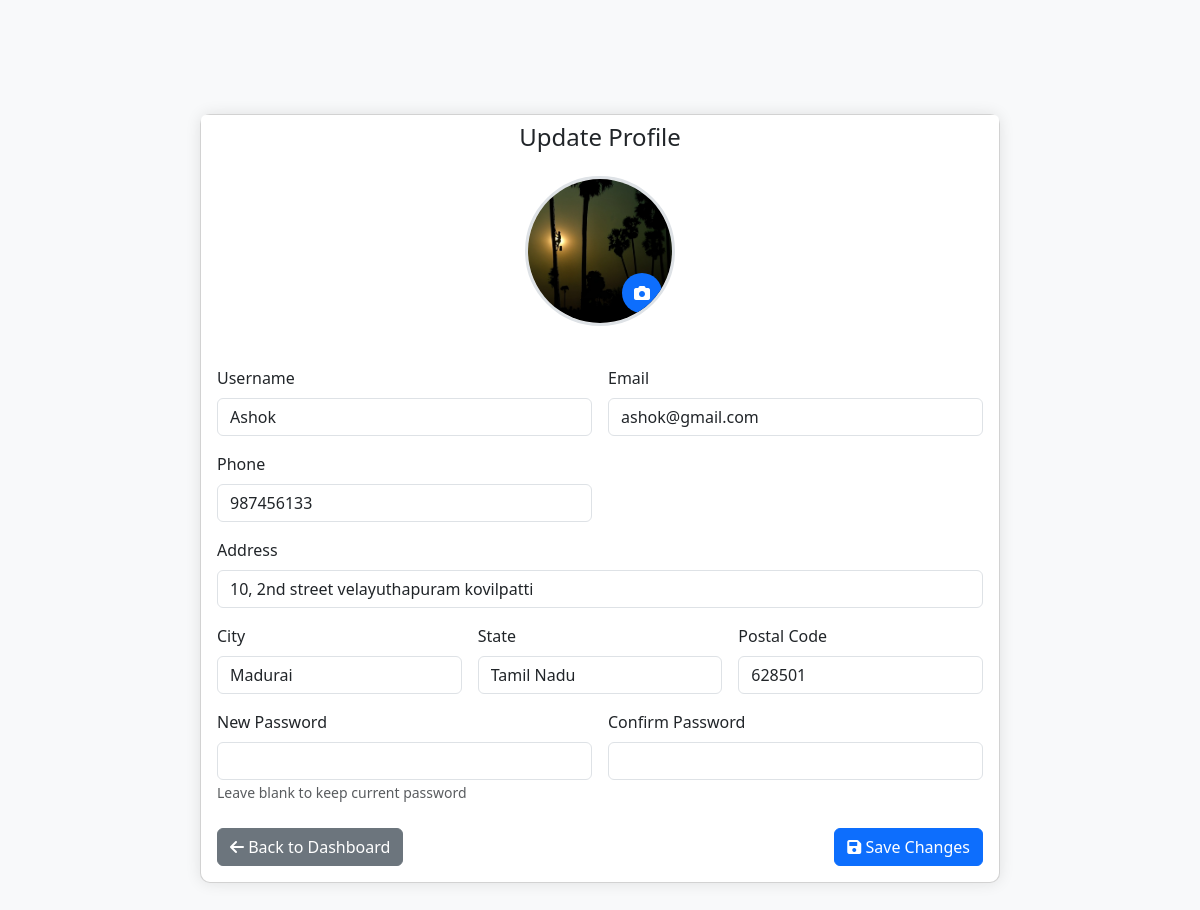
Screenshot of /admin/myprofile.php (signed in) with the database file from the repository.
### tables this page shows
CREATE TABLE `users` (
  `id` int(11) NOT NULL,
  `username` varchar(50) NOT NULL,
  `email` varchar(100) NOT NULL,
  `phone` varchar(20) NOT NULL,
  `address_line1` varchar(255) NOT NULL,
  `city` varchar(100) NOT NULL,
  `state` varchar(100) NOT NULL,
  `postal_code` varchar(20) NOT NULL,
  `user_type` enum('user','admin') NOT NULL,
  `password` varchar(255) NOT NULL,
  `profile_image` varchar(255) NOT NULL,
  `created_at` timestamp NOT NULL DEFAULT current_timestamp(),
  `theme_preference` varchar(10) DEFAULT 'light',
  `color_scheme` varchar(10) DEFAULT 'default',
  `font_size` varchar(10) DEFAULT 'medium',
  `auto_logout` int(11) DEFAULT 30,
  `theme` varchar(10) DEFAULT 'light',
  `primary_color` varchar(7) DEFAULT '#5D3FD3',
  `secondary_color` varchar(7) DEFAULT '#f39c12',
  `font_color` varchar(7) DEFAULT '#333333',
  `auto_logout_time` int(11) DEFAULT 1800
);

### admin/myprofile.php (the view, shortened to what this page needs)
<?php
require_once '../config.php';
$user_id = $_SESSION['user_id'];
$stmt = $conn->prepare("SELECT username, email, phone, address_line1, city, state, postal_code, profile_image FROM users WHERE id = ?");
$stmt->bind_param("i", $user_id);
$stmt->execute();
$result = $stmt->get_result();
$user = $result->fetch_assoc();
$profile_image = !empty($user['profile_image'])
    ? (strpos($user['profile_image'], 'uploads/profilephoto/') !== false
        ? "../" . $user['profile_image']
        : "../uploads/profilephoto/" . $user['profile_image'])
    : "../uploads/profilephoto/default-avatar.png";
?>
<!DOCTYPE html>
<html lang="en">
<head>
    <link href="https://cdn.jsdelivr.net/npm/bootstrap@5.3.0/dist/css/bootstrap.min.css" rel="stylesheet">
    <link href="https://cdnjs.cloudflare.com/ajax/libs/font-awesome/6.0.0/css/all.min.css" rel="stylesheet">
</head>
<body>
    <div class="container py-4">
        <div class="card profile-card">
            <div class="card-header bg-white border-bottom-0">
                <h4 class="mb-0 text-center">Update Profile</h4>
            </div>
            <div class="card-body">
                <form method="post" enctype="multipart/form-data" class="row g-3">
                    <div class="col-12 text-center mb-4">
                        <div class="profile-img-container">
                            <img src="<?= htmlspecialchars($profile_image) ?>" class="profile-img" id="profile-img-preview">
                            <label for="profile_image" class="img-upload-btn">
                                <i class="fas fa-camera"></i>
                            </label>
                        </div>
                    </div>
                    <div class="col-md-6">
                        <label for="username" class="form-label">Username</label>
                        <input type="text" class="form-control" id="username" name="username"
                               value="<?= htmlspecialchars($user['username']) ?>" required>
                    </div>
                    <div class="col-md-6">
                        <label for="email" class="form-label">Email</label>
                        <input type="email" class="form-control" id="email" name="email"
                               value="<?= htmlspecialchars($user['email']) ?>" required>
                    </div>
                    <div class="col-md-6">
                        <label for="phone" class="form-label">Phone</label>
                        <input type="tel" class="form-control" id="phone" name="phone"
                               value="<?= htmlspecialchars($user['phone']) ?>">
                    </div>
                    <div class="col-12">
                        <label for="address_line1" class="form-label">Address</label>
                        <input type="text" class="form-control" id="address_line1" name="address_line1"
                               value="<?= htmlspecialchars($user['address_line1']) ?>">
                    </div>
                    <div class="col-md-4">
                        <label for="city" class="form-label">City</label>
                        <input type="text" class="form-control" id="city" name="city"
                               value="<?= htmlspecialchars($user['city']) ?>">
                    </div>
                    <div class="col-md-4">
                        <label for="state" class="form-label">State</label>
                        <input type="text" class="form-control" id="state" name="state"
                               value="<?= htmlspecialchars($user['state']) ?>">
                    </div>
                    <div class="col-md-4">
                        <label for="postal_code" class="form-label">Postal Code</label>
                        <input type="text" class="form-control" id="postal_code" name="postal_code"
                               value="<?= htmlspecialchars($user['postal_code']) ?>">
                    </div>
                    <div class="col-md-6">
                        <label for="new_password" class="form-label">New Password</label>
                        <input type="password" class="form-control" id="new_password" name="new_password">
                        <small class="text-muted">Leave blank to keep current password</small>
                    </div>
                    <div class="col-md-6">
                        <label for="confirm_password" class="form-label">Confirm Password</label>
                        <input type="password" class="form-control" id="confirm_password" name="confirm_password">
                    </div>
                    <div class="col-12 mt-4">
                        <div class="d-flex justify-content-between">
                            <a href="admin_dashboard.php" class="btn btn-secondary">
                                <i class="fas fa-arrow-left"></i> Back to Dashboard
                            </a>
                            <button type="submit" name="update_profile" class="btn btn-primary">
                                <i class="fas fa-save"></i> Save Changes
                            </button>
                        </div>
                    </div>
                </form>
            </div>
        </div>
    </div>
</body>
</html>

### admin/myprofile.php (style rules this page uses)
body { padding-top: 70px; background-color: #f8f9fa; }
.profile-card { max-width: 800px; margin: 20px auto; border-radius: 10px; box-shadow: 0 0 15px rgba(0,0,0,0.1); }
.profile-img-container { width: 150px; height: 150px; margin: 0 auto; position: relative; border-radius: 50%; overflow: hidden; border: 3px solid #dee2e6; }
.profile-img { width: 100%; height: 100%; object-fit: cover; }
.img-upload-btn { position: absolute; bottom: 10px; right: 10px; background: #0d6efd; color: white; width: 40px; height: 40px; border-radius: 50%; display: flex; align-items: center; justify-content: center; cursor: pointer; }

### rows the page displays
users: profile_image (picture), username "Ashok", email "ashok@gmail.com", phone "987456133", address_line1 "10, 2nd street velayuthapuram kovilpatti", city "Madurai", state "Tamil Nadu", postal_code "628501"
